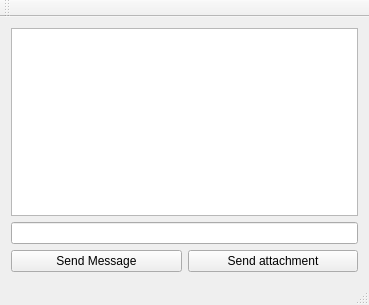
<?xml version="1.0" encoding="UTF-8"?>
<ui version="4.0">
 <class>MainWindow</class>
 <widget class="QMainWindow" name="MainWindow">
  <property name="geometry">
   <rect>
    <x>0</x>
    <y>0</y>
    <width>369</width>
    <height>305</height>
   </rect>
  </property>
  <property name="windowTitle">
   <string>QTCPClient</string>
  </property>
  <property name="styleSheet">
   <string notr="true"/>
  </property>
  <widget class="QWidget" name="centralWidget">
   <layout class="QGridLayout" name="gridLayout_2">
    <item row="0" column="0">
     <widget class="QTextBrowser" name="textBrowser_receivedMessages">
      <property name="styleSheet">
       <string notr="true"/>
      </property>
     </widget>
    </item>
    <item row="1" column="0">
     <layout class="QGridLayout" name="gridLayout">
      <item row="1" column="0">
       <widget class="QPushButton" name="pushButton_sendMessage">
        <property name="styleSheet">
         <string notr="true"/>
        </property>
        <property name="text">
         <string>Send Message</string>
        </property>
       </widget>
      </item>
      <item row="1" column="1">
       <widget class="QPushButton" name="pushButton_sendAttachment">
        <property name="styleSheet">
         <string notr="true"/>
        </property>
        <property name="text">
         <string>Send attachment</string>
        </property>
       </widget>
      </item>
      <item row="0" column="0" colspan="2">
       <widget class="QLineEdit" name="lineEdit_message">
        <property name="sizePolicy">
         <sizepolicy hsizetype="Expanding" vsizetype="Fixed">
          <horstretch>0</horstretch>
          <verstretch>0</verstretch>
         </sizepolicy>
        </property>
        <property name="styleSheet">
         <string notr="true"/>
        </property>
       </widget>
      </item>
     </layout>
    </item>
   </layout>
  </widget>
  <widget class="QMenuBar" name="menuBar">
   <property name="geometry">
    <rect>
     <x>0</x>
     <y>0</y>
     <width>369</width>
     <height>21</height>
    </rect>
   </property>
  </widget>
  <widget class="QToolBar" name="mainToolBar">
   <attribute name="toolBarArea">
    <enum>TopToolBarArea</enum>
   </attribute>
   <attribute name="toolBarBreak">
    <bool>false</bool>
   </attribute>
  </widget>
  <widget class="QStatusBar" name="statusBar"/>
 </widget>
 <layoutdefault spacing="6" margin="11"/>
 <resources/>
 <connections/>
</ui>
